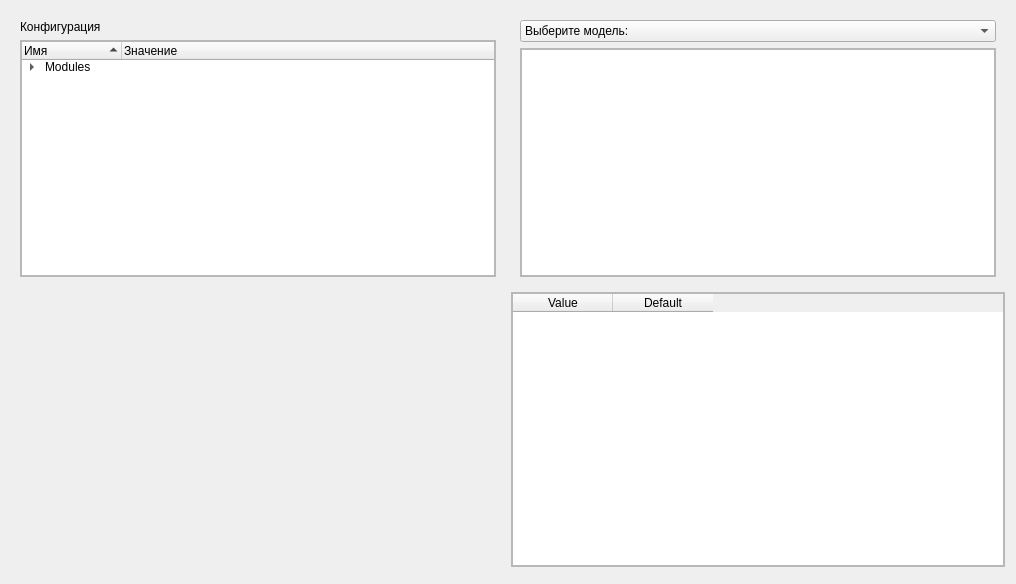
<?xml version="1.0" encoding="UTF-8"?>
<ui version="4.0">
 <class>Form</class>
 <widget class="QWidget" name="Form">
  <property name="geometry">
   <rect>
    <x>0</x>
    <y>0</y>
    <width>1016</width>
    <height>584</height>
   </rect>
  </property>
  <property name="windowTitle">
   <string>Form</string>
  </property>
  <layout class="QGridLayout" name="gridLayout">
   <item row="0" column="2">
    <widget class="QWidget" name="widget_2" native="true">
     <layout class="QVBoxLayout" name="verticalLayout_2">
      <item>
       <widget class="QComboBox" name="tableChooser">
        <property name="placeholderText" stdset="0">
         <string/>
        </property>
        <item>
         <property name="text">
          <string>Выберите модель:</string>
         </property>
        </item>
        <item>
         <property name="text">
          <string>Accounts</string>
         </property>
        </item>
       </widget>
      </item>
      <item>
       <widget class="QScrollArea" name="scrollArea_2">
        <property name="widgetResizable">
         <bool>true</bool>
        </property>
        <widget class="QWidget" name="scrollAreaWidgetContents_3">
         <property name="geometry">
          <rect>
           <x>0</x>
           <y>0</y>
           <width>469</width>
           <height>216</height>
          </rect>
         </property>
         <layout class="QHBoxLayout" name="horizontalLayout_2">
          <property name="spacing">
           <number>0</number>
          </property>
          <property name="leftMargin">
           <number>0</number>
          </property>
          <property name="topMargin">
           <number>0</number>
          </property>
          <property name="rightMargin">
           <number>0</number>
          </property>
          <property name="bottomMargin">
           <number>0</number>
          </property>
          <item>
           <widget class="QTableWidget" name="tableWidget">
            <property name="rowCount">
             <number>0</number>
            </property>
           </widget>
          </item>
         </layout>
        </widget>
       </widget>
      </item>
     </layout>
    </widget>
   </item>
   <item row="0" column="1">
    <widget class="QWidget" name="widget" native="true">
     <layout class="QVBoxLayout" name="verticalLayout">
      <item>
       <widget class="QLabel" name="label">
        <property name="text">
         <string>Конфигурация</string>
        </property>
       </widget>
      </item>
      <item>
       <widget class="QScrollArea" name="scrollArea">
        <property name="widgetResizable">
         <bool>true</bool>
        </property>
        <widget class="QWidget" name="scrollAreaWidgetContents_2">
         <property name="geometry">
          <rect>
           <x>0</x>
           <y>0</y>
           <width>470</width>
           <height>222</height>
          </rect>
         </property>
         <layout class="QHBoxLayout" name="horizontalLayout">
          <property name="spacing">
           <number>0</number>
          </property>
          <property name="leftMargin">
           <number>0</number>
          </property>
          <property name="topMargin">
           <number>0</number>
          </property>
          <property name="rightMargin">
           <number>0</number>
          </property>
          <property name="bottomMargin">
           <number>0</number>
          </property>
          <item>
           <widget class="QTreeWidget" name="treeWidget">
            <property name="sortingEnabled">
             <bool>true</bool>
            </property>
            <property name="allColumnsShowFocus">
             <bool>false</bool>
            </property>
            <property name="wordWrap">
             <bool>false</bool>
            </property>
            <column>
             <property name="text">
              <string>Имя</string>
             </property>
            </column>
            <column>
             <property name="text">
              <string>Значение</string>
             </property>
            </column>
            <item>
             <property name="text">
              <string>Modules</string>
             </property>
             <item>
              <property name="text">
               <string>Auth</string>
              </property>
              <item>
               <property name="text">
                <string>verify</string>
               </property>
               <item>
                <property name="text">
                 <string>tokenLifetime</string>
                </property>
                <property name="text">
                 <string>2 h</string>
                </property>
               </item>
               <item>
                <property name="text">
                 <string>setPasswordAfter</string>
                </property>
                <property name="text">
                 <string>true</string>
                </property>
               </item>
               <item>
                <property name="text">
                 <string>resendTimer</string>
                </property>
                <property name="text">
                 <string>2 min</string>
                </property>
               </item>
               <item>
                <property name="text">
                 <string>require</string>
                </property>
                <property name="text">
                 <string>true</string>
                </property>
               </item>
               <item>
                <property name="text">
                 <string>emailSubject</string>
                </property>
                <property name="text">
                 <string>Your account verification code</string>
                </property>
               </item>
              </item>
              <item>
               <property name="text">
                <string>restorePassword</string>
               </property>
               <item>
                <property name="text">
                 <string>tokenLifetime</string>
                </property>
                <property name="text">
                 <string>1 h</string>
                </property>
               </item>
               <item>
                <property name="text">
                 <string>resendTimer</string>
                </property>
                <property name="text">
                 <string>1 min</string>
                </property>
               </item>
               <item>
                <property name="text">
                 <string>emailSubject</string>
                </property>
                <property name="text">
                 <string>Your password reset token</string>
                </property>
               </item>
              </item>
              <item>
               <property name="text">
                <string>otpLength</string>
               </property>
               <property name="text">
                <string>6</string>
               </property>
              </item>
              <item>
               <property name="text">
                <string>create</string>
               </property>
               <item>
                <property name="text">
                 <string>requireEither</string>
                </property>
                <property name="text">
                 <string>true</string>
                </property>
               </item>
               <item>
                <property name="text">
                 <string>phone</string>
                </property>
                <item>
                 <property name="text">
                  <string>useAsLogin</string>
                 </property>
                 <property name="text">
                  <string>false</string>
                 </property>
                </item>
                <item>
                 <property name="text">
                  <string>require</string>
                 </property>
                 <property name="text">
                  <string>true</string>
                 </property>
                </item>
               </item>
               <item>
                <property name="text">
                 <string>email</string>
                </property>
                <item>
                 <property name="text">
                  <string>useAsLogin</string>
                 </property>
                 <property name="text">
                  <string>true</string>
                 </property>
                </item>
                <item>
                 <property name="text">
                  <string>require</string>
                 </property>
                 <property name="text">
                  <string>true</string>
                 </property>
                </item>
               </item>
               <item>
                <property name="text">
                 <string>disableUsername</string>
                </property>
                <property name="text">
                 <string>false</string>
                </property>
               </item>
              </item>
             </item>
            </item>
           </widget>
          </item>
         </layout>
        </widget>
       </widget>
      </item>
     </layout>
    </widget>
   </item>
   <item row="2" column="1">
    <widget class="QWidget" name="widget_3" native="true"/>
   </item>
   <item row="1" column="2">
    <widget class="QScrollArea" name="scrollArea_3">
     <property name="widgetResizable">
      <bool>true</bool>
     </property>
     <widget class="QWidget" name="scrollAreaWidgetContents">
      <property name="geometry">
       <rect>
        <x>0</x>
        <y>0</y>
        <width>491</width>
        <height>267</height>
       </rect>
      </property>
      <layout class="QHBoxLayout" name="horizontalLayout_3">
       <property name="spacing">
        <number>0</number>
       </property>
       <property name="leftMargin">
        <number>0</number>
       </property>
       <property name="topMargin">
        <number>0</number>
       </property>
       <property name="rightMargin">
        <number>0</number>
       </property>
       <property name="bottomMargin">
        <number>0</number>
       </property>
       <item>
        <widget class="QTableWidget" name="envTable">
         <column>
          <property name="text">
           <string>Value</string>
          </property>
         </column>
         <column>
          <property name="text">
           <string>Default</string>
          </property>
         </column>
        </widget>
       </item>
      </layout>
     </widget>
    </widget>
   </item>
  </layout>
 </widget>
 <resources/>
 <connections/>
</ui>
